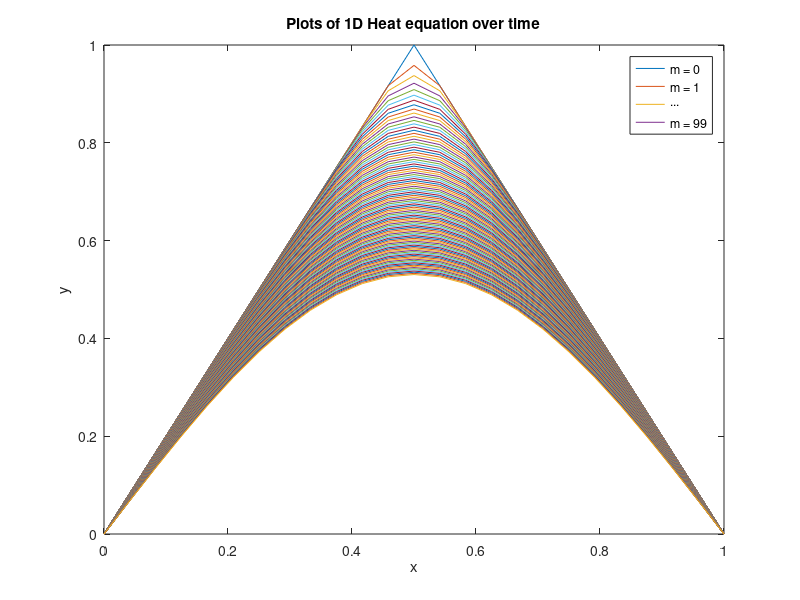

MATLAB code to generate this figure:
% This script implements the finite difference method to solve the heat
% equation

clear;

% Set the number of samples to take
N = 24;

% Set the total time to run
m = 100;

% Declare final size of matrix for speed
res = zeros(N+1, m+1);

% Set v
v = 0.25;

% Get h and k
h = 1/N;
k = h^2 * v;

% Set initial condition to triangle function
count = 1;
for i = 0:h:1
    if i < 0.5
        res(count, 1) = 2*i;
    else
        res(count, 1) = 2-2*i;
    end
    count = count + 1;
end

% Set inital condition to sin function
% res(:, 1) = sin(2*pi*(0:h:1));

% Set initial condition to abs of sin
% res(:, 1) = abs(sin(2*pi*(0:h:1)));



% Set boundary conditions
res(1, :) = zeros(1, m+1);
res(N+1, :) = zeros(1, m+1);

% Calculate M+1 and plot it continuously
for c = 1:m
    for i = 2:N
        res(i, c+1) = v * res(i-1, c) + (1-2*v) * res(i, c) + v * res(i+1, c);
    end
end

plot(0:h:1, res);
xlabel('x');
ylabel('y');
title('Plots of 1D Heat equation over time');
legend('m = 0', 'm = 1', '...', 'm = 99');